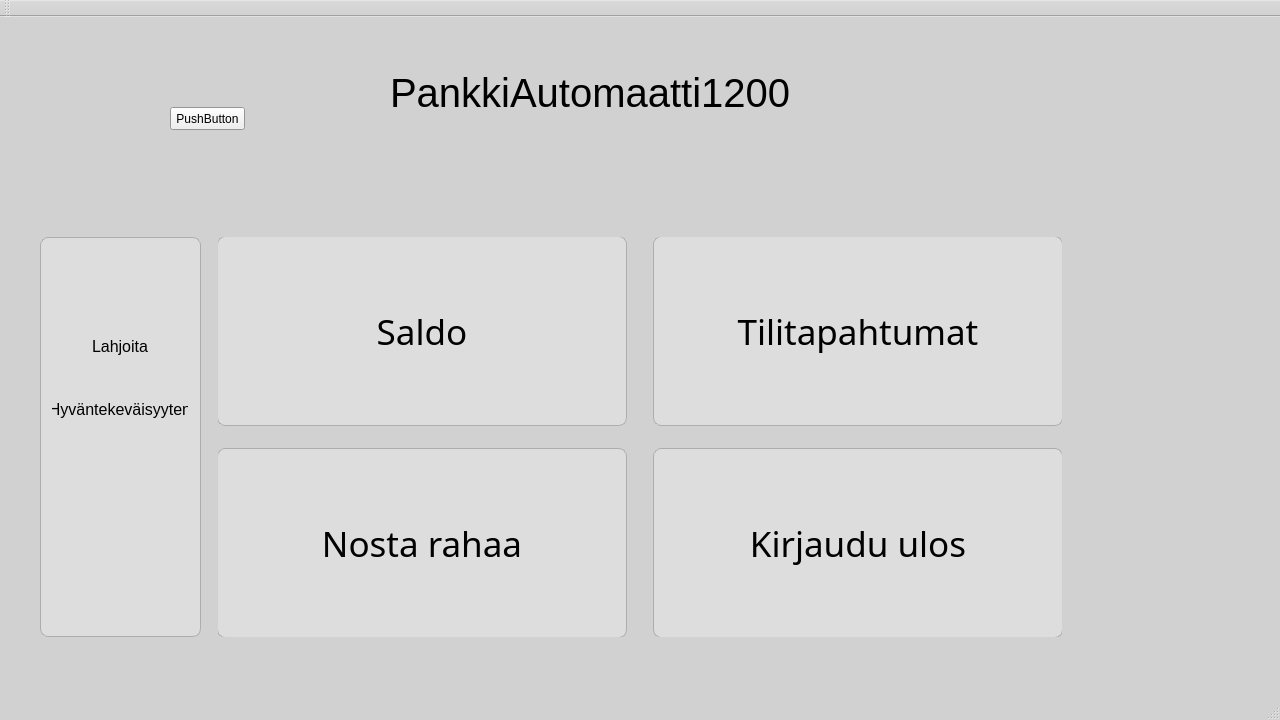
<?xml version="1.0" encoding="UTF-8"?>
<ui version="4.0">
 <class>BankSimul</class>
 <widget class="QMainWindow" name="BankSimul">
  <property name="geometry">
   <rect>
    <x>0</x>
    <y>0</y>
    <width>1280</width>
    <height>720</height>
   </rect>
  </property>
  <property name="palette">
   <palette>
    <active>
     <colorrole role="Base">
      <brush brushstyle="SolidPattern">
       <color alpha="255">
        <red>255</red>
        <green>255</green>
        <blue>255</blue>
       </color>
      </brush>
     </colorrole>
     <colorrole role="Window">
      <brush brushstyle="SolidPattern">
       <color alpha="255">
        <red>209</red>
        <green>209</green>
        <blue>209</blue>
       </color>
      </brush>
     </colorrole>
    </active>
    <inactive>
     <colorrole role="Base">
      <brush brushstyle="SolidPattern">
       <color alpha="255">
        <red>255</red>
        <green>255</green>
        <blue>255</blue>
       </color>
      </brush>
     </colorrole>
     <colorrole role="Window">
      <brush brushstyle="SolidPattern">
       <color alpha="255">
        <red>209</red>
        <green>209</green>
        <blue>209</blue>
       </color>
      </brush>
     </colorrole>
    </inactive>
    <disabled>
     <colorrole role="Base">
      <brush brushstyle="SolidPattern">
       <color alpha="255">
        <red>209</red>
        <green>209</green>
        <blue>209</blue>
       </color>
      </brush>
     </colorrole>
     <colorrole role="Window">
      <brush brushstyle="SolidPattern">
       <color alpha="255">
        <red>209</red>
        <green>209</green>
        <blue>209</blue>
       </color>
      </brush>
     </colorrole>
    </disabled>
   </palette>
  </property>
  <property name="windowTitle">
   <string>BankSimul</string>
  </property>
  <widget class="QWidget" name="centralWidget">
   <widget class="QFrame" name="frame">
    <property name="geometry">
     <rect>
      <x>218</x>
      <y>220</y>
      <width>844</width>
      <height>400</height>
     </rect>
    </property>
    <property name="palette">
     <palette>
      <active>
       <colorrole role="WindowText">
        <brush brushstyle="SolidPattern">
         <color alpha="255">
          <red>0</red>
          <green>0</green>
          <blue>0</blue>
         </color>
        </brush>
       </colorrole>
       <colorrole role="Button">
        <brush brushstyle="SolidPattern">
         <color alpha="255">
          <red>85</red>
          <green>147</green>
          <blue>240</blue>
         </color>
        </brush>
       </colorrole>
       <colorrole role="Light">
        <brush brushstyle="SolidPattern">
         <color alpha="255">
          <red>0</red>
          <green>170</green>
          <blue>255</blue>
         </color>
        </brush>
       </colorrole>
       <colorrole role="Midlight">
        <brush brushstyle="SolidPattern">
         <color alpha="255">
          <red>67</red>
          <green>139</green>
          <blue>227</blue>
         </color>
        </brush>
       </colorrole>
       <colorrole role="Dark">
        <brush brushstyle="SolidPattern">
         <color alpha="255">
          <red>44</red>
          <green>49</green>
          <blue>160</blue>
         </color>
        </brush>
       </colorrole>
       <colorrole role="Mid">
        <brush brushstyle="SolidPattern">
         <color alpha="255">
          <red>61</red>
          <green>43</green>
          <blue>160</blue>
         </color>
        </brush>
       </colorrole>
       <colorrole role="Text">
        <brush brushstyle="SolidPattern">
         <color alpha="255">
          <red>40</red>
          <green>2</green>
          <blue>255</blue>
         </color>
        </brush>
       </colorrole>
       <colorrole role="BrightText">
        <brush brushstyle="SolidPattern">
         <color alpha="255">
          <red>61</red>
          <green>61</green>
          <blue>255</blue>
         </color>
        </brush>
       </colorrole>
       <colorrole role="ButtonText">
        <brush brushstyle="SolidPattern">
         <color alpha="255">
          <red>16</red>
          <green>78</green>
          <blue>248</blue>
         </color>
        </brush>
       </colorrole>
       <colorrole role="Base">
        <brush brushstyle="SolidPattern">
         <color alpha="255">
          <red>80</red>
          <green>97</green>
          <blue>255</blue>
         </color>
        </brush>
       </colorrole>
       <colorrole role="Window">
        <brush brushstyle="SolidPattern">
         <color alpha="255">
          <red>30</red>
          <green>150</green>
          <blue>255</blue>
         </color>
        </brush>
       </colorrole>
       <colorrole role="Shadow">
        <brush brushstyle="SolidPattern">
         <color alpha="255">
          <red>27</red>
          <green>31</green>
          <blue>105</blue>
         </color>
        </brush>
       </colorrole>
       <colorrole role="Highlight">
        <brush brushstyle="SolidPattern">
         <color alpha="255">
          <red>5</red>
          <green>54</green>
          <blue>215</blue>
         </color>
        </brush>
       </colorrole>
       <colorrole role="HighlightedText">
        <brush brushstyle="SolidPattern">
         <color alpha="255">
          <red>61</red>
          <green>61</green>
          <blue>255</blue>
         </color>
        </brush>
       </colorrole>
       <colorrole role="AlternateBase">
        <brush brushstyle="SolidPattern">
         <color alpha="255">
          <red>27</red>
          <green>115</green>
          <blue>246</blue>
         </color>
        </brush>
       </colorrole>
       <colorrole role="NoRole">
        <brush brushstyle="SolidPattern">
         <color alpha="255">
          <red>32</red>
          <green>84</green>
          <blue>180</blue>
         </color>
        </brush>
       </colorrole>
       <colorrole role="ToolTipBase">
        <brush brushstyle="SolidPattern">
         <color alpha="255">
          <red>26</red>
          <green>129</green>
          <blue>255</blue>
         </color>
        </brush>
       </colorrole>
       <colorrole role="ToolTipText">
        <brush brushstyle="SolidPattern">
         <color alpha="255">
          <red>13</red>
          <green>42</green>
          <blue>138</blue>
         </color>
        </brush>
       </colorrole>
      </active>
      <inactive>
       <colorrole role="WindowText">
        <brush brushstyle="SolidPattern">
         <color alpha="255">
          <red>0</red>
          <green>0</green>
          <blue>0</blue>
         </color>
        </brush>
       </colorrole>
       <colorrole role="Button">
        <brush brushstyle="SolidPattern">
         <color alpha="255">
          <red>85</red>
          <green>147</green>
          <blue>240</blue>
         </color>
        </brush>
       </colorrole>
       <colorrole role="Light">
        <brush brushstyle="SolidPattern">
         <color alpha="255">
          <red>0</red>
          <green>170</green>
          <blue>255</blue>
         </color>
        </brush>
       </colorrole>
       <colorrole role="Midlight">
        <brush brushstyle="SolidPattern">
         <color alpha="255">
          <red>67</red>
          <green>139</green>
          <blue>227</blue>
         </color>
        </brush>
       </colorrole>
       <colorrole role="Dark">
        <brush brushstyle="SolidPattern">
         <color alpha="255">
          <red>44</red>
          <green>49</green>
          <blue>160</blue>
         </color>
        </brush>
       </colorrole>
       <colorrole role="Mid">
        <brush brushstyle="SolidPattern">
         <color alpha="255">
          <red>61</red>
          <green>43</green>
          <blue>160</blue>
         </color>
        </brush>
       </colorrole>
       <colorrole role="Text">
        <brush brushstyle="SolidPattern">
         <color alpha="255">
          <red>40</red>
          <green>2</green>
          <blue>255</blue>
         </color>
        </brush>
       </colorrole>
       <colorrole role="BrightText">
        <brush brushstyle="SolidPattern">
         <color alpha="255">
          <red>61</red>
          <green>61</green>
          <blue>255</blue>
         </color>
        </brush>
       </colorrole>
       <colorrole role="ButtonText">
        <brush brushstyle="SolidPattern">
         <color alpha="255">
          <red>16</red>
          <green>78</green>
          <blue>248</blue>
         </color>
        </brush>
       </colorrole>
       <colorrole role="Base">
        <brush brushstyle="SolidPattern">
         <color alpha="255">
          <red>80</red>
          <green>97</green>
          <blue>255</blue>
         </color>
        </brush>
       </colorrole>
       <colorrole role="Window">
        <brush brushstyle="SolidPattern">
         <color alpha="255">
          <red>30</red>
          <green>150</green>
          <blue>255</blue>
         </color>
        </brush>
       </colorrole>
       <colorrole role="Shadow">
        <brush brushstyle="SolidPattern">
         <color alpha="255">
          <red>27</red>
          <green>31</green>
          <blue>105</blue>
         </color>
        </brush>
       </colorrole>
       <colorrole role="Highlight">
        <brush brushstyle="SolidPattern">
         <color alpha="255">
          <red>5</red>
          <green>54</green>
          <blue>215</blue>
         </color>
        </brush>
       </colorrole>
       <colorrole role="HighlightedText">
        <brush brushstyle="SolidPattern">
         <color alpha="255">
          <red>61</red>
          <green>61</green>
          <blue>255</blue>
         </color>
        </brush>
       </colorrole>
       <colorrole role="AlternateBase">
        <brush brushstyle="SolidPattern">
         <color alpha="255">
          <red>27</red>
          <green>115</green>
          <blue>246</blue>
         </color>
        </brush>
       </colorrole>
       <colorrole role="NoRole">
        <brush brushstyle="SolidPattern">
         <color alpha="255">
          <red>32</red>
          <green>84</green>
          <blue>180</blue>
         </color>
        </brush>
       </colorrole>
       <colorrole role="ToolTipBase">
        <brush brushstyle="SolidPattern">
         <color alpha="255">
          <red>26</red>
          <green>129</green>
          <blue>255</blue>
         </color>
        </brush>
       </colorrole>
       <colorrole role="ToolTipText">
        <brush brushstyle="SolidPattern">
         <color alpha="255">
          <red>13</red>
          <green>42</green>
          <blue>138</blue>
         </color>
        </brush>
       </colorrole>
      </inactive>
      <disabled>
       <colorrole role="WindowText">
        <brush brushstyle="SolidPattern">
         <color alpha="255">
          <red>44</red>
          <green>49</green>
          <blue>160</blue>
         </color>
        </brush>
       </colorrole>
       <colorrole role="Button">
        <brush brushstyle="SolidPattern">
         <color alpha="255">
          <red>85</red>
          <green>147</green>
          <blue>240</blue>
         </color>
        </brush>
       </colorrole>
       <colorrole role="Light">
        <brush brushstyle="SolidPattern">
         <color alpha="255">
          <red>0</red>
          <green>170</green>
          <blue>255</blue>
         </color>
        </brush>
       </colorrole>
       <colorrole role="Midlight">
        <brush brushstyle="SolidPattern">
         <color alpha="255">
          <red>67</red>
          <green>139</green>
          <blue>227</blue>
         </color>
        </brush>
       </colorrole>
       <colorrole role="Dark">
        <brush brushstyle="SolidPattern">
         <color alpha="255">
          <red>44</red>
          <green>49</green>
          <blue>160</blue>
         </color>
        </brush>
       </colorrole>
       <colorrole role="Mid">
        <brush brushstyle="SolidPattern">
         <color alpha="255">
          <red>61</red>
          <green>43</green>
          <blue>160</blue>
         </color>
        </brush>
       </colorrole>
       <colorrole role="Text">
        <brush brushstyle="SolidPattern">
         <color alpha="255">
          <red>44</red>
          <green>49</green>
          <blue>160</blue>
         </color>
        </brush>
       </colorrole>
       <colorrole role="BrightText">
        <brush brushstyle="SolidPattern">
         <color alpha="255">
          <red>61</red>
          <green>61</green>
          <blue>255</blue>
         </color>
        </brush>
       </colorrole>
       <colorrole role="ButtonText">
        <brush brushstyle="SolidPattern">
         <color alpha="255">
          <red>44</red>
          <green>49</green>
          <blue>160</blue>
         </color>
        </brush>
       </colorrole>
       <colorrole role="Base">
        <brush brushstyle="SolidPattern">
         <color alpha="255">
          <red>30</red>
          <green>150</green>
          <blue>255</blue>
         </color>
        </brush>
       </colorrole>
       <colorrole role="Window">
        <brush brushstyle="SolidPattern">
         <color alpha="255">
          <red>30</red>
          <green>150</green>
          <blue>255</blue>
         </color>
        </brush>
       </colorrole>
       <colorrole role="Shadow">
        <brush brushstyle="SolidPattern">
         <color alpha="255">
          <red>27</red>
          <green>31</green>
          <blue>105</blue>
         </color>
        </brush>
       </colorrole>
       <colorrole role="Highlight">
        <brush brushstyle="SolidPattern">
         <color alpha="255">
          <red>0</red>
          <green>120</green>
          <blue>215</blue>
         </color>
        </brush>
       </colorrole>
       <colorrole role="HighlightedText">
        <brush brushstyle="SolidPattern">
         <color alpha="255">
          <red>61</red>
          <green>61</green>
          <blue>255</blue>
         </color>
        </brush>
       </colorrole>
       <colorrole role="AlternateBase">
        <brush brushstyle="SolidPattern">
         <color alpha="255">
          <red>27</red>
          <green>115</green>
          <blue>246</blue>
         </color>
        </brush>
       </colorrole>
       <colorrole role="NoRole">
        <brush brushstyle="SolidPattern">
         <color alpha="255">
          <red>32</red>
          <green>84</green>
          <blue>180</blue>
         </color>
        </brush>
       </colorrole>
       <colorrole role="ToolTipBase">
        <brush brushstyle="SolidPattern">
         <color alpha="255">
          <red>26</red>
          <green>129</green>
          <blue>255</blue>
         </color>
        </brush>
       </colorrole>
       <colorrole role="ToolTipText">
        <brush brushstyle="SolidPattern">
         <color alpha="255">
          <red>13</red>
          <green>42</green>
          <blue>138</blue>
         </color>
        </brush>
       </colorrole>
      </disabled>
     </palette>
    </property>
    <property name="styleSheet">
     <string notr="true">border-radius: 8px;
</string>
    </property>
    <property name="frameShape">
     <enum>QFrame::StyledPanel</enum>
    </property>
    <property name="frameShadow">
     <enum>QFrame::Raised</enum>
    </property>
    <widget class="QPushButton" name="saldoButton">
     <property name="geometry">
      <rect>
       <x>-1</x>
       <y>-1</y>
       <width>410</width>
       <height>190</height>
      </rect>
     </property>
     <property name="font">
      <font>
       <family>Bahnschrift Light</family>
       <pointsize>26</pointsize>
      </font>
     </property>
     <property name="styleSheet">
      <string notr="true">border-radius: 8px;
background-color: rgb(221, 221, 221);
border: 1px solid;
border-color: rgb(173, 173, 173);</string>
     </property>
     <property name="text">
      <string>Saldo</string>
     </property>
    </widget>
    <widget class="QPushButton" name="tapahtumatButton">
     <property name="geometry">
      <rect>
       <x>435</x>
       <y>-1</y>
       <width>410</width>
       <height>190</height>
      </rect>
     </property>
     <property name="font">
      <font>
       <family>Bahnschrift Light</family>
       <pointsize>26</pointsize>
      </font>
     </property>
     <property name="styleSheet">
      <string notr="true">border-radius: 8px;
background-color: rgb(221, 221, 221);
border: 1px solid;
border-color: rgb(173, 173, 173);</string>
     </property>
     <property name="text">
      <string>Tilitapahtumat</string>
     </property>
    </widget>
    <widget class="QPushButton" name="nostaButton">
     <property name="geometry">
      <rect>
       <x>-1</x>
       <y>211</y>
       <width>410</width>
       <height>190</height>
      </rect>
     </property>
     <property name="font">
      <font>
       <family>Bahnschrift Light</family>
       <pointsize>26</pointsize>
      </font>
     </property>
     <property name="styleSheet">
      <string notr="true">border-radius: 8px;
background-color: rgb(221, 221, 221);
border: 1px solid;
border-color: rgb(173, 173, 173);</string>
     </property>
     <property name="text">
      <string>Nosta rahaa</string>
     </property>
    </widget>
    <widget class="QPushButton" name="uloskirjauduButton">
     <property name="geometry">
      <rect>
       <x>435</x>
       <y>211</y>
       <width>410</width>
       <height>190</height>
      </rect>
     </property>
     <property name="font">
      <font>
       <family>Bahnschrift Light</family>
       <pointsize>26</pointsize>
      </font>
     </property>
     <property name="styleSheet">
      <string notr="true">border-radius: 8px;
background-color: rgb(221, 221, 221);
border: 1px solid;
border-color: rgb(173, 173, 173);</string>
     </property>
     <property name="text">
      <string>Kirjaudu ulos</string>
     </property>
    </widget>
   </widget>
   <widget class="QLabel" name="label">
    <property name="geometry">
     <rect>
      <x>390</x>
      <y>30</y>
      <width>501</width>
      <height>91</height>
     </rect>
    </property>
    <property name="font">
     <font>
      <pointsize>30</pointsize>
     </font>
    </property>
    <property name="text">
     <string>PankkiAutomaatti1200</string>
    </property>
   </widget>
   <widget class="QPushButton" name="donateButton">
    <property name="geometry">
     <rect>
      <x>40</x>
      <y>220</y>
      <width>161</width>
      <height>400</height>
     </rect>
    </property>
    <property name="styleSheet">
     <string notr="true">border-radius: 8px;
background-color: rgb(221, 221, 221);
border: 1px solid;
border-color: rgb(173, 173, 173);</string>
    </property>
    <property name="text">
     <string/>
    </property>
   </widget>
   <widget class="QFrame" name="frame_2">
    <property name="geometry">
     <rect>
      <x>41</x>
      <y>290</y>
      <width>158</width>
      <height>141</height>
     </rect>
    </property>
    <property name="sizePolicy">
     <sizepolicy hsizetype="Preferred" vsizetype="Preferred">
      <horstretch>0</horstretch>
      <verstretch>0</verstretch>
     </sizepolicy>
    </property>
    <property name="layoutDirection">
     <enum>Qt::LeftToRight</enum>
    </property>
    <property name="styleSheet">
     <string notr="true">border-radius: 8px;
background-color: rgb(221, 221, 221);


border-color: rgb(173, 173, 173);</string>
    </property>
    <property name="frameShape">
     <enum>QFrame::StyledPanel</enum>
    </property>
    <property name="frameShadow">
     <enum>QFrame::Raised</enum>
    </property>
    <layout class="QVBoxLayout" name="verticalLayout">
     <item>
      <widget class="QLabel" name="label_2">
       <property name="font">
        <font>
         <pointsize>12</pointsize>
        </font>
       </property>
       <property name="text">
        <string>Lahjoita</string>
       </property>
       <property name="alignment">
        <set>Qt::AlignCenter</set>
       </property>
      </widget>
     </item>
     <item>
      <widget class="QLabel" name="label_3">
       <property name="font">
        <font>
         <pointsize>12</pointsize>
        </font>
       </property>
       <property name="text">
        <string>Hyväntekeväisyyten</string>
       </property>
       <property name="alignment">
        <set>Qt::AlignCenter</set>
       </property>
      </widget>
     </item>
    </layout>
    <zorder>label_3</zorder>
    <zorder>label_2</zorder>
   </widget>
   <widget class="QPushButton" name="pushButton">
    <property name="geometry">
     <rect>
      <x>170</x>
      <y>90</y>
      <width>75</width>
      <height>23</height>
     </rect>
    </property>
    <property name="text">
     <string>PushButton</string>
    </property>
   </widget>
   <zorder>donateButton</zorder>
   <zorder>frame</zorder>
   <zorder>label</zorder>
   <zorder>frame_2</zorder>
   <zorder>pushButton</zorder>
  </widget>
  <widget class="QMenuBar" name="menuBar">
   <property name="geometry">
    <rect>
     <x>0</x>
     <y>0</y>
     <width>1280</width>
     <height>21</height>
    </rect>
   </property>
  </widget>
  <widget class="QToolBar" name="mainToolBar">
   <attribute name="toolBarArea">
    <enum>TopToolBarArea</enum>
   </attribute>
   <attribute name="toolBarBreak">
    <bool>false</bool>
   </attribute>
  </widget>
  <widget class="QStatusBar" name="statusBar"/>
 </widget>
 <layoutdefault spacing="6" margin="11"/>
 <resources/>
 <connections/>
</ui>
